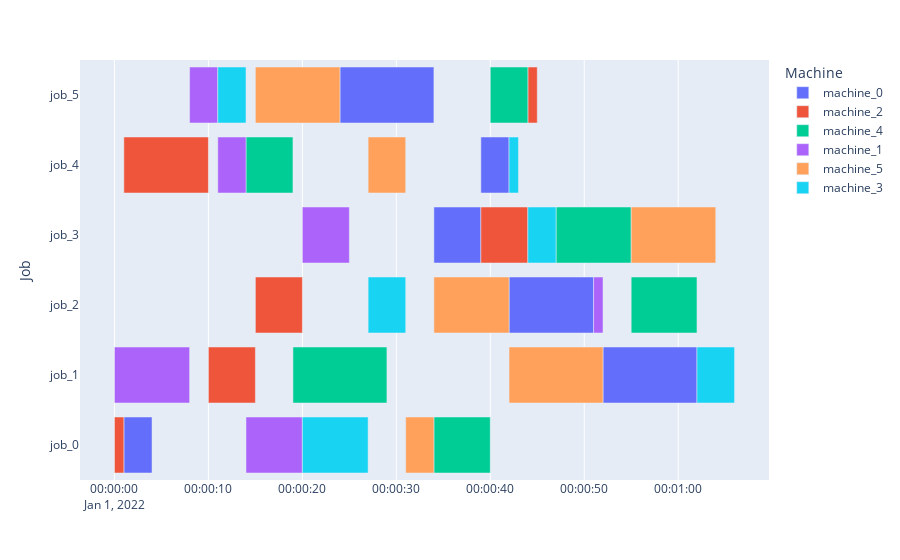

Write notebook code for a chart like this one.
### Code cell
env.render()

### Figure 1 — Plotly figure (JSON) as saved in the notebook; plotly's stock layout.template omitted (floating-point values rounded to 4 significant figures)
{"data": [{"alignmentgroup": "True", "base": ["2022-01-01T00:00:01", "2022-01-01T00:00:52", "2022-01-01T00:00:42", "2022-01-01T00:00:34", "2022-01-01T00:00:39", "2022-01-01T00:00:24"], "hovertemplate": "Machine=machine_0<br>Start=%{base}<br>Finish=%{x}<br>Job=%{y}<extra></extra>", "legendgroup": "machine_0", "marker": {"color": "#636efa", "pattern": {"shape": ""}}, "name": "machine_0", "offsetgroup": "machine_0", "orientation": "h", "showlegend": true, "textposition": "auto", "type": "bar", "x": [3000, 10000, 9000, 5000, 3000, 10000], "xaxis": "x", "y": ["job_0", "job_1", "job_2", "job_3", "job_4", "job_5"], "yaxis": "y"}, {"alignmentgroup": "True", "base": ["2022-01-01T00:00:00", "2022-01-01T00:00:10", "2022-01-01T00:00:15", "2022-01-01T00:00:39", "2022-01-01T00:00:01", "2022-01-01T00:00:44"], "hovertemplate": "Machine=machine_2<br>Start=%{base}<br>Finish=%{x}<br>Job=%{y}<extra></extra>", "legendgroup": "machine_2", "marker": {"color": "#EF553B", "pattern": {"shape": ""}}, "name": "machine_2", "offsetgroup": "machine_2", "orientation": "h", "showlegend": true, "textposition": "auto", "type": "bar", "x": [1000, 5000, 5000, 5000, 9000, 1000], "xaxis": "x", "y": ["job_0", "job_1", "job_2", "job_3", "job_4", "job_5"], "yaxis": "y"}, {"alignmentgroup": "True", "base": ["2022-01-01T00:00:34", "2022-01-01T00:00:19", "2022-01-01T00:00:55", "2022-01-01T00:00:47", "2022-01-01T00:00:14", "2022-01-01T00:00:40"], "hovertemplate": "Machine=machine_4<br>Start=%{base}<br>Finish=%{x}<br>Job=%{y}<extra></extra>", "legendgroup": "machine_4", "marker": {"color": "#00cc96", "pattern": {"shape": ""}}, "name": "machine_4", "offsetgroup": "machine_4", "orientation": "h", "showlegend": true, "textposition": "auto", "type": "bar", "x": [6000, 10000, 7000, 8000, 5000, 4000], "xaxis": "x", "y": ["job_0", "job_1", "job_2", "job_3", "job_4", "job_5"], "yaxis": "y"}, {"alignmentgroup": "True", "base": ["2022-01-01T00:00:14", "2022-01-01T00:00:00", "2022-01-01T00:00:51", "2022-01-01T00:00:20", "2022-01-01T00:00:11", "2022-01-01T00:00:08"], "hovertemplate": "Machine=machine_1<br>Start=%{base}<br>Finish=%{x}<br>Job=%{y}<extra></extra>", "legendgroup": "machine_1", "marker": {"color": "#ab63fa", "pattern": {"shape": ""}}, "name": "machine_1", "offsetgroup": "machine_1", "orientation": "h", "showlegend": true, "textposition": "auto", "type": "bar", "x": [6000, 8000, 1000, 5000, 3000, 3000], "xaxis": "x", "y": ["job_0", "job_1", "job_2", "job_3", "job_4", "job_5"], "yaxis": "y"}, {"alignmentgroup": "True", "base": ["2022-01-01T00:00:31", "2022-01-01T00:00:42", "2022-01-01T00:00:34", "2022-01-01T00:00:55", "2022-01-01T00:00:27", "2022-01-01T00:00:15"], "hovertemplate": "Machine=machine_5<br>Start=%{base}<br>Finish=%{x}<br>Job=%{y}<extra></extra>", "legendgroup": "machine_5", "marker": {"color": "#FFA15A", "pattern": {"shape": ""}}, "name": "machine_5", "offsetgroup": "machine_5", "orientation": "h", "showlegend": true, "textposition": "auto", "type": "bar", "x": [3000, 10000, 8000, 9000, 4000, 9000], "xaxis": "x", "y": ["job_0", "job_1", "job_2", "job_3", "job_4", "job_5"], "yaxis": "y"}, {"alignmentgroup": "True", "base": ["2022-01-01T00:00:20", "2022-01-01T00:01:02", "2022-01-01T00:00:27", "2022-01-01T00:00:44", "2022-01-01T00:00:42", "2022-01-01T00:00:11"], "hovertemplate": "Machine=machine_3<br>Start=%{base}<br>Finish=%{x}<br>Job=%{y}<extra></extra>", "legendgroup": "machine_3", "marker": {"color": "#19d3f3", "pattern": {"shape": ""}}, "name": "machine_3", "offsetgroup": "machine_3", "orientation": "h", "showlegend": true, "textposition": "auto", "type": "bar", "x": [7000, 4000, 4000, 3000, 1000, 3000], "xaxis": "x", "y": ["job_0", "job_1", "job_2", "job_3", "job_4", "job_5"], "yaxis": "y"}], "layout": {"barmode": "overlay", "legend": {"title": {"text": "Machine"}, "tracegroupgap": 0}, "margin": {"t": 60}, "xaxis": {"anchor": "y", "domain": [0, 1], "type": "date"}, "yaxis": {"anchor": "x", "domain": [0, 1], "title": {"text": "Job"}}}}
